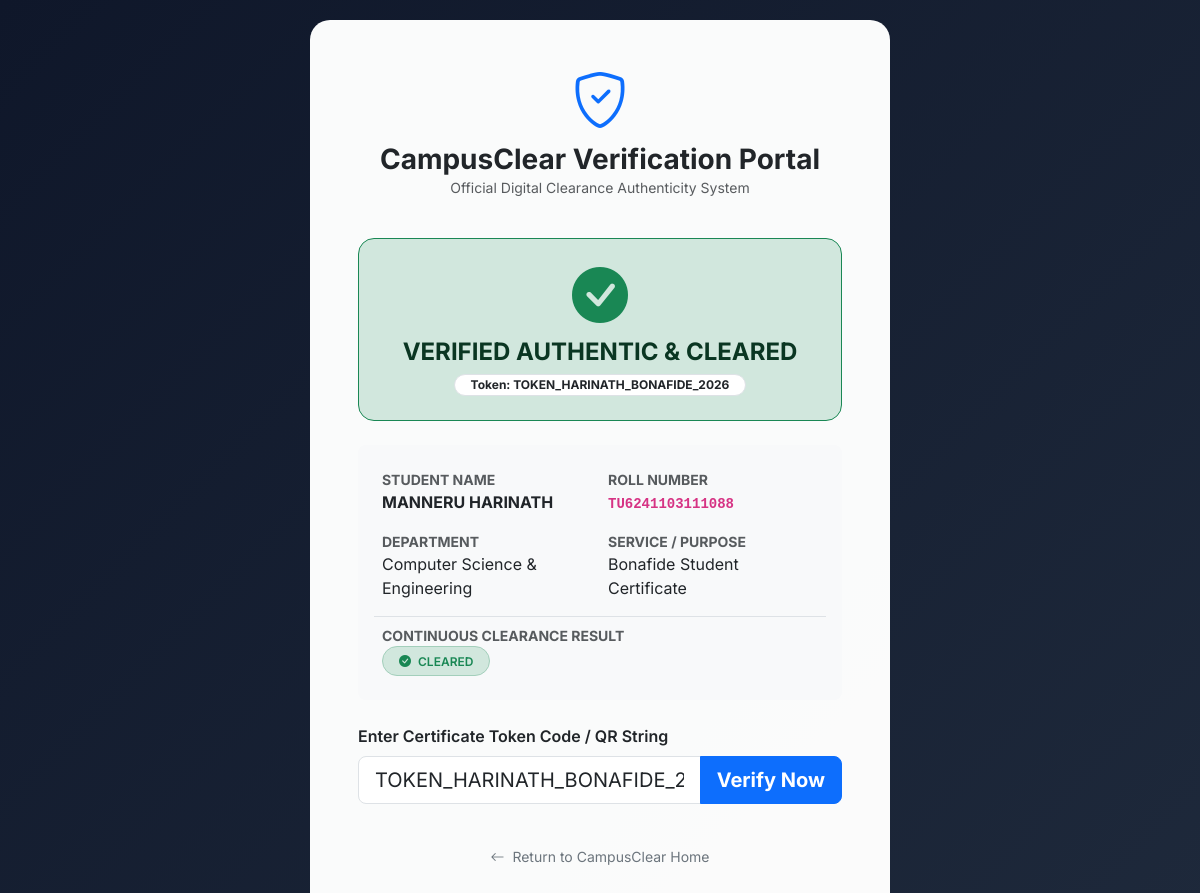
Screenshot of /verify.php?token=TOKEN_HARINATH_BONAFIDE_2026 with the database file from the repository.
### tables this page shows
CREATE TABLE `service_requests` (
  `id` int(11) NOT NULL AUTO_INCREMENT,
  `request_number` varchar(40) NOT NULL,
  `student_id` int(11) NOT NULL,
  `service_id` int(11) NOT NULL,
  `purpose` text NOT NULL,
  `status` enum('submitted','in_progress','approved','rejected','cancelled') DEFAULT 'submitted',
  `clearance_snapshot` enum('cleared','pending') NOT NULL,
  `qr_token` varchar(100) NOT NULL,
  `admin_remarks` text DEFAULT NULL,
  `created_at` timestamp NOT NULL DEFAULT current_timestamp(),
  `updated_at` timestamp NOT NULL DEFAULT current_timestamp() ON UPDATE current_timestamp(),
  PRIMARY KEY (`id`),
  UNIQUE KEY `request_number` (`request_number`),
  UNIQUE KEY `qr_token` (`qr_token`),
  KEY `student_id` (`student_id`),
  KEY `service_id` (`service_id`),
  CONSTRAINT `service_requests_ibfk_1` FOREIGN KEY (`student_id`) REFERENCES `students` (`id`) ON DELETE CASCADE,
  CONSTRAINT `service_requests_ibfk_2` FOREIGN KEY (`service_id`) REFERENCES `service_categories` (`id`)
);

CREATE TABLE `students` (
  `id` int(11) NOT NULL AUTO_INCREMENT,
  `user_id` int(11) NOT NULL,
  `roll_number` varchar(30) NOT NULL,
  `full_name` varchar(100) NOT NULL,
  `email` varchar(100) NOT NULL,
  `phone` varchar(20) DEFAULT NULL,
  `department_id` int(11) NOT NULL,
  `batch` varchar(20) NOT NULL,
  `semester` int(11) DEFAULT 1,
  `academic_year` varchar(20) DEFAULT NULL,
  `created_at` timestamp NOT NULL DEFAULT current_timestamp(),
  PRIMARY KEY (`id`),
  UNIQUE KEY `user_id` (`user_id`),
  UNIQUE KEY `roll_number` (`roll_number`),
  UNIQUE KEY `email` (`email`),
  KEY `department_id` (`department_id`),
  CONSTRAINT `students_ibfk_1` FOREIGN KEY (`user_id`) REFERENCES `users` (`id`) ON DELETE CASCADE,
  CONSTRAINT `students_ibfk_2` FOREIGN KEY (`department_id`) REFERENCES `departments` (`id`)
);

CREATE TABLE `departments` (
  `id` int(11) NOT NULL AUTO_INCREMENT,
  `name` varchar(100) NOT NULL,
  `code` varchar(20) NOT NULL,
  `description` text DEFAULT NULL,
  `is_active` tinyint(1) DEFAULT 1,
  `created_at` timestamp NOT NULL DEFAULT current_timestamp(),
  PRIMARY KEY (`id`),
  UNIQUE KEY `name` (`name`),
  UNIQUE KEY `code` (`code`)
);

CREATE TABLE `service_categories` (
  `id` int(11) NOT NULL AUTO_INCREMENT,
  `name` varchar(100) NOT NULL,
  `description` text DEFAULT NULL,
  `requires_full_clearance` tinyint(1) DEFAULT 1,
  `is_active` tinyint(1) DEFAULT 1,
  `created_at` timestamp NOT NULL DEFAULT current_timestamp(),
  PRIMARY KEY (`id`),
  UNIQUE KEY `name` (`name`)
);

### includes/clearance_engine.php (called while the page is built, shortened)
<?php
function get_student_clearance_summary($student_id) {
    $pdo = db();
    $dept_stmt = $pdo->prepare("SELECT id, name, code FROM departments WHERE is_active = 1 ORDER BY name ASC");
    $dept_stmt->execute();
    $departments = $dept_stmt->fetchAll();
    $status_stmt = $pdo->prepare("
        SELECT department_id, status, remarks, updated_at
        FROM clearance_status
        WHERE student_id = :student_id
    ");
    $status_stmt->execute([':student_id' => $student_id]);
    $status_rows = $status_stmt->fetchAll();
    $status_map = [];
    foreach ($status_rows as $row) {
        $status_map[$row['department_id']] = $row;
    }
    $dues_stmt = $pdo->prepare("
        SELECT department_id, COUNT(*) as pending_dues_count, SUM(amount) as total_due_amount
        FROM dues
        WHERE student_id = :student_id AND status = 'pending'
        GROUP BY department_id
    ");
    $dues_stmt->execute([':student_id' => $student_id]);
    $dues_rows = $dues_stmt->fetchAll();
    $dues_map = [];
    $department_details = [];
    $pending_count = 0;
    $cleared_count = 0;
    $pending_departments = [];
    foreach ($departments as $dept) {
        $dept_id = $dept['id'];
        $explicit_status = $status_map[$dept_id]['status'] ?? 'cleared';
        $remarks = $status_map[$dept_id]['remarks'] ?? 'No pending issues';
        $last_updated = $status_map[$dept_id]['updated_at'] ?? null;
        $pending_dues_count = (int)($dues_map[$dept_id]['pending_dues_count'] ?? 0);
        $total_due_amount = (float)($dues_map[$dept_id]['total_due_amount'] ?? 0.00);
        $effective_status = 'cleared';
        if ($pending_dues_count > 0 || in_array($explicit_status, ['pending', 'blocked'])) {
            $effective_status = 'pending';
            $pending_count++;
            $reason = [];
            if ($pending_dues_count > 0) {
                $reason[] = "{$pending_dues_count} pending due(s) (Total: ₹" . number_format($total_due_amount, 2) . ")";
            }
            if (!empty($remarks) && $remarks !== 'No pending issues') {
                $reason[] = $remarks;
            }
            $pending_departments[] = [
                'department_id' => $dept_id,
                'name' => $dept['name'],
                'code' => $dept['code'],
                'reason' => implode(' | ', $reason)
            ];
        } else {
            $cleared_count++;
        }
        $department_details[] = [
            'department_id' => $dept_id,
            'name' => $dept['name'],
            'code' => $dept['code'],
            'explicit_status' => $explicit_status,
            'effective_status' => $effective_status,
            'pending_dues_count' => $pending_dues_count,
            'total_due_amount' => $total_due_amount,
            'remarks' => $remarks,
            'last_updated' => $last_updated
        ];
    }
    $overall_status = ($pending_count === 0) ? 'CLEARED' : 'PENDING';
    return [
        'student_id' => $student_id,
        'overall_status' => $overall_status,
        'is_cleared' => ($overall_status === 'CLEARED'),
        'total_departments' => count($departments),
        'cleared_count' => $cleared_count,
        'pending_count' => $pending_count,
        'pending_departments' => $pending_departments,
        'department_details' => $department_details
    ];
}

### verify.php (the view, shortened to what this page needs)
<?php
require_once __DIR__ . '/includes/functions.php';
require_once __DIR__ . '/includes/clearance_engine.php';
$token = trim($_GET['token'] ?? '');
$pdo = db();
$result = null;
if (!empty($token)) {
    $stmt = $pdo->prepare("
        SELECT sr.*, s.full_name as student_name, s.roll_number, s.batch, s.semester, d.name as department_name, sc.name as service_name
        FROM service_requests sr
        JOIN students s ON sr.student_id = s.id
        JOIN departments d ON s.department_id = d.id
        JOIN service_categories sc ON sr.service_id = sc.id
        WHERE sr.qr_token = :t
    ");
    $stmt->execute([':t' => $token]);
    $req = $stmt->fetch();
    if ($req) {
        $clearance = get_student_clearance_summary($req['student_id']);
        $result = [
            'valid' => true,
            'token' => $token,
            'student_name' => $req['student_name'],
            'roll_number' => $req['roll_number'],
            'department' => $req['department_name'],
            'service_name' => $req['service_name'],
            'clearance_status' => $clearance['overall_status'],
            'is_cleared' => $clearance['is_cleared'],
            'issued_date' => format_date($req['created_at'])
        ];
    }
}
?>
<!DOCTYPE html>
<html lang="en">
<head>
    <link href="https://cdn.jsdelivr.net/npm/bootstrap@5.3.2/dist/css/bootstrap.min.css" rel="stylesheet">
    <link rel="stylesheet" href="https://cdn.jsdelivr.net/npm/bootstrap-icons@1.11.2/font/bootstrap-icons.min.css">
    <link rel="stylesheet" href="<?= BASE_URL ?>/assets/css/style.css">
</head>
<body>
<div class="card verify-card p-4 p-md-5 shadow-2xl border-0">
    <div class="text-center mb-4">
        <a href="<?= BASE_URL ?>" class="text-decoration-none">
            <i class="bi bi-shield-check text-primary display-4 d-block mb-2"></i>
            <h3 class="fw-bold text-dark mb-0"><?= APP_NAME ?> Verification Portal</h3>
        </a>
        <p class="text-muted small">Official Digital Clearance Authenticity System</p>
    </div>
    <?php if ($result && $result['valid']): ?>
        <div class="alert <?= $result['is_cleared'] ? 'alert-success border-success' : 'alert-warning border-warning' ?> p-4 rounded-4 mb-4 text-center">
            <i class="bi <?= $result['is_cleared'] ? 'bi-check-circle-fill text-success' : 'bi-exclamation-triangle-fill text-warning' ?> display-4 d-block mb-2"></i>
            <h4 class="fw-bold mb-1">
                <?= $result['is_cleared'] ? 'VERIFIED AUTHENTIC & CLEARED' : 'DOCUMENT VALID - CLEARANCE PENDING' ?>
            </h4>
            <span class="badge bg-white text-dark border rounded-pill px-3 py-1 fw-bold">Token: <?= sanitize($result['token']) ?></span>
        </div>
        <div class="bg-light p-4 rounded-3 mb-4">
            <div class="row g-3">
                <div class="col-6">
                    <span class="small text-muted text-uppercase d-block fw-bold">Student Name</span>
                    <strong class="text-dark fs-6"><?= sanitize($result['student_name']) ?></strong>
                </div>
                <div class="col-6">
                    <span class="small text-muted text-uppercase d-block fw-bold">Roll Number</span>
                    <strong class="text-dark fs-6"><code><?= sanitize($result['roll_number']) ?></code></strong>
                </div>
                <div class="col-6">
                    <span class="small text-muted text-uppercase d-block fw-bold">Department</span>
                    <span class="text-dark"><?= sanitize($result['department']) ?></span>
                </div>
                <div class="col-6">
                    <span class="small text-muted text-uppercase d-block fw-bold">Service / Purpose</span>
                    <span class="text-dark"><?= sanitize($result['service_name']) ?></span>
                </div>
                <div class="col-12 border-top pt-2">
                    <span class="small text-muted text-uppercase d-block fw-bold">Continuous Clearance Result</span>
                    <?= get_status_badge($result['clearance_status']) ?>
                </div>
            </div>
        </div>
    <?php endif; ?>
    <form method="GET" action="">
        <div class="mb-3">
            <label class="form-label fw-semibold">Enter Certificate Token Code / QR String</label>
            <div class="input-group input-group-lg">
                <input type="text" class="form-control" name="token" placeholder="e.g. TOKEN_PRIYA_PATEL_BONAFIDE_98231" value="<?= sanitize($token) ?>" required>
                <button type="submit" class="btn btn-primary fw-bold">Verify Now</button>
            </div>
        </div>
    </form>
    <div class="text-center mt-4">
        <a href="<?= BASE_URL ?>/index.php" class="small text-secondary text-decoration-none"><i class="bi bi-arrow-left me-1"></i> Return to CampusClear Home</a>
    </div>
</div>
</body>
</html>

### assets/css/style.css (style rules this page uses)
:root { --primary-color: #4f46e5; --primary-hover: #4338ca; --secondary-color: #0ea5e9; --dark-bg: #0f172a; --sidebar-bg: #1e293b; --card-bg: #ffffff; --text-main: #334155; --text-muted: #64748b; --border-color: #e2e8f0; --success-bg: #dcfce7; --success-text: #15803d; --warning-bg: #fef9c3; --warning-text: #a16207; --danger-bg: #ffe4e6; --danger-text: #be123c; --shadow-sm: 0 1px 3px rgba(0,0,0,0.05); --shadow-md: 0 4px 6px -1px rgba(0,0,0,0.07), 0 2px 4px -1px rgba(0,0,0,0.04); --shadow-lg: 0 10px 25px -5px rgba(0,0,0,0.08), 0 8px 10px -6px rgba(0,0,0,0.03); }
body { font-family: 'Inter', system-ui, -apple-system, sans-serif; background-color: #f8fafc; color: var(--text-main); min-height: 100vh; display: flex; flex-direction: column; }

### verify.php (style rules this page uses)
body { background: linear-gradient(135deg, #0f172a 0%, #1e293b 100%); min-height: 100vh; display: flex; align-items: center; justify-content: center; padding: 20px; }
.verify-card { max-width: 580px; width: 100%; border-radius: 1.25rem; background: rgba(255, 255, 255, 0.98); }

### rows the page displays
service_requests: qr_token "TOKEN_HARINATH_BONAFIDE_2026", student.full_name "MANNERU HARINATH", student.roll_number "TU6241103111088", departments.name "Computer Science & Engineering", service.name "Bonafide Student Certificate"

### other values shown
APP_NAME "CampusClear"
$status "CLEARED"
